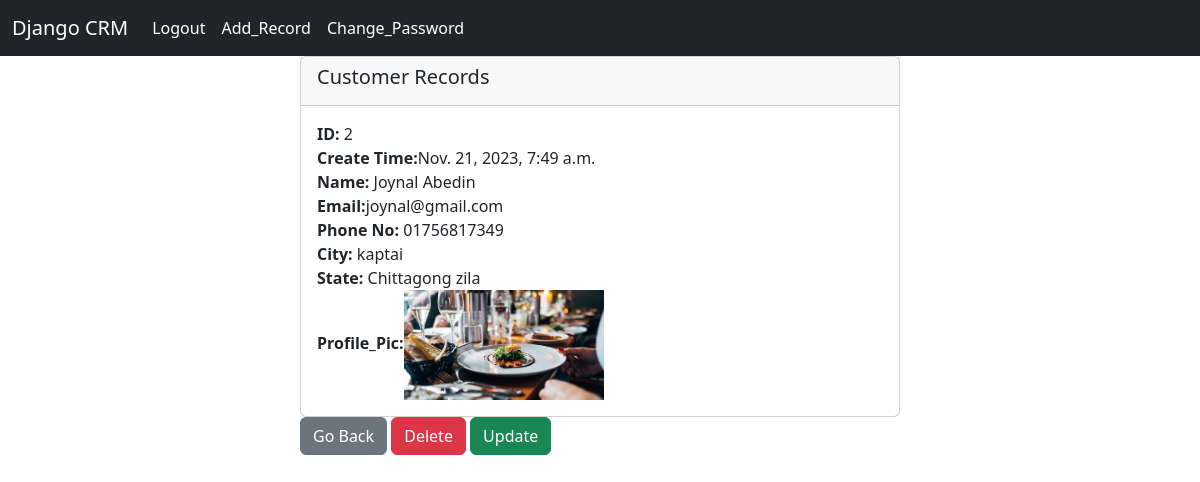
The page /record/2 (signed in) on the database its author committed.
### crm/models.py (models this page shows)
class Record(models.Model):
    created_at = models.DateTimeField(auto_now_add=True)
    first_name = models.CharField(max_length=70)
    last_name = models.CharField(max_length=70)
    email = models.CharField(max_length=70)
    phone = models.CharField(max_length=70)
    city = models.CharField(max_length=70)
    state = models.CharField(max_length=70)
    profile_image = models.ImageField(null=True, blank=True, upload_to="images/")

### crm/views.py (the view)
# urls.py: path('record/<int:pk>', views.customer_detail, name='record'),
def customer_detail(request, pk):
    if request.user.is_authenticated:
        customer_record = Record.objects.get(id=pk)
        return render(request, 'record.html', {'customer_record': customer_record})
    else:
        messages.success(request, 'You have to login to see the data')
        return redirect('home')

### templates/record.html
{% extends 'base.html' %}
{% block content %}
<div class="col-6 offset-3">
<div class="card">
  <div class="card-header"><h5 class="card-title">Customer Records</h5></div>
  <div class="card-body">
    <p class="card-text">
       <strong>ID:</strong> {{customer_record.id}} <br>
       <strong>Create Time:</strong>{{customer_record.created_at}} <br>
       <strong>Name:</strong> {{customer_record.first_name}} {{customer_record.last_name}} <br>
       <strong>Email:</strong>{{customer_record.email}} <br>
       <strong>Phone No:</strong> {{customer_record.phone}} <br>
       <strong>City:</strong> {{customer_record.city}} <br>
       <strong>State:</strong> {{customer_record.state}} <br>
       {% if customer_record.profile_image %}
       <strong>Profile_Pic:</strong><img src="{{customer_record.profile_image.url}}" alt="Image_lost" width="200 height="300"><br>
      {% endif %}
    </p>
</div>
</div>
 <a href="{% url 'home' %}" class="btn btn-secondary">Go Back</a>
 <a href="{% url 'delete' customer_record.id  %}" class="btn btn-danger">Delete</a>
 <a href="{% url 'update' customer_record.id  %}" class="btn btn-success">Update</a>
</div>
{% endblock content %}

### rows shown on the page
Record: id "2", created_at "Nov. 21, 2023, 7:49 a.m.", first_name "Joynal", last_name "Abedin", email "joynal@gmail.com", phone "01756817349", city "kaptai", state "Chittagong zila", profile_image (picture)
